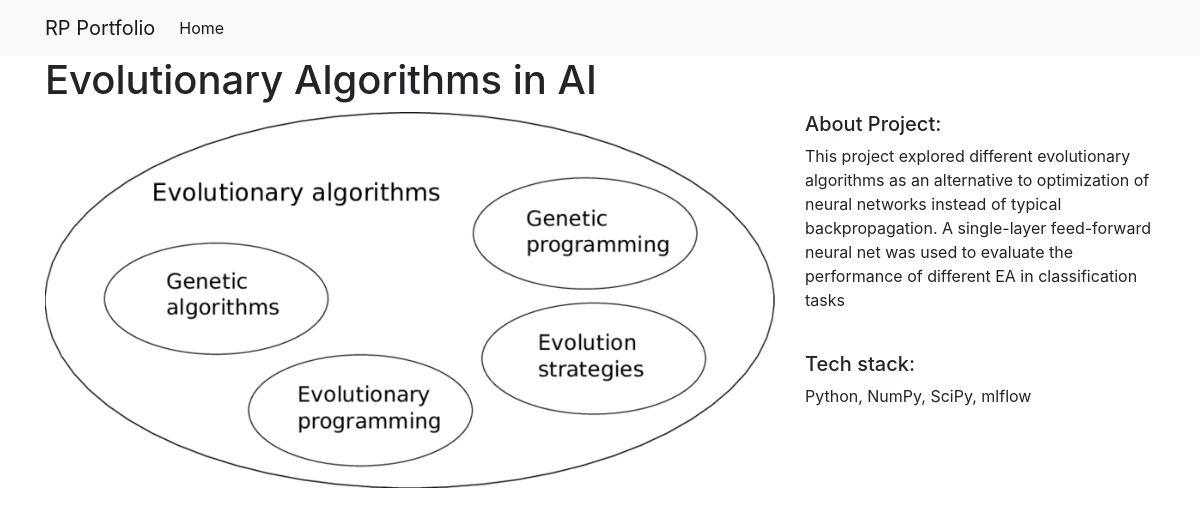
Page /2/ on the committed database.
### projects/models.py (models this page shows)
class Project(models.Model):
    title = models.CharField(max_length = 100)
    description = models.TextField()
    technology = models.CharField(max_length = 20)
    image = models.FilePathField(path="/img")

### projects/views.py (the view)
# urls.py: path("<int:pk>/", views.project_detail, name="project_detail"), ]
def project_detail(request, pk):
    project = Project.objects.get(pk=pk)
    context= {
            'project': project
            }
    return render(request, 'project_detail.html', context)

### projects/templates/project_detail.html
{% extends "base.html" %}
{% load static %}
{% block page_content %}
<h1>{{project.title}}</h1>
<div class="row">
	<div class="col-md-8">
		<img src="{% static project.image %}" alt="" width="100%">
	</div>
	<div class="col-md-4">
		<h5> About Project: </h5>
		<p>{{project.description }} </p>
		<br>
		<h5>Tech stack:</h5>
		<p>{{project.technology}}</p>
	</div>
</div>
{% endblock %}

### rows in the picture
Project: title "Evolutionary Algorithms in AI", image (picture), description "This project explored different evolutionary algorithms as an alternative to optimization of neural networks instead of typical backpropagation. A single-layer feed-forward neural net was used to evaluate the performance of different EA in classification tasks", technology "Python, NumPy, SciPy, mlflow"
